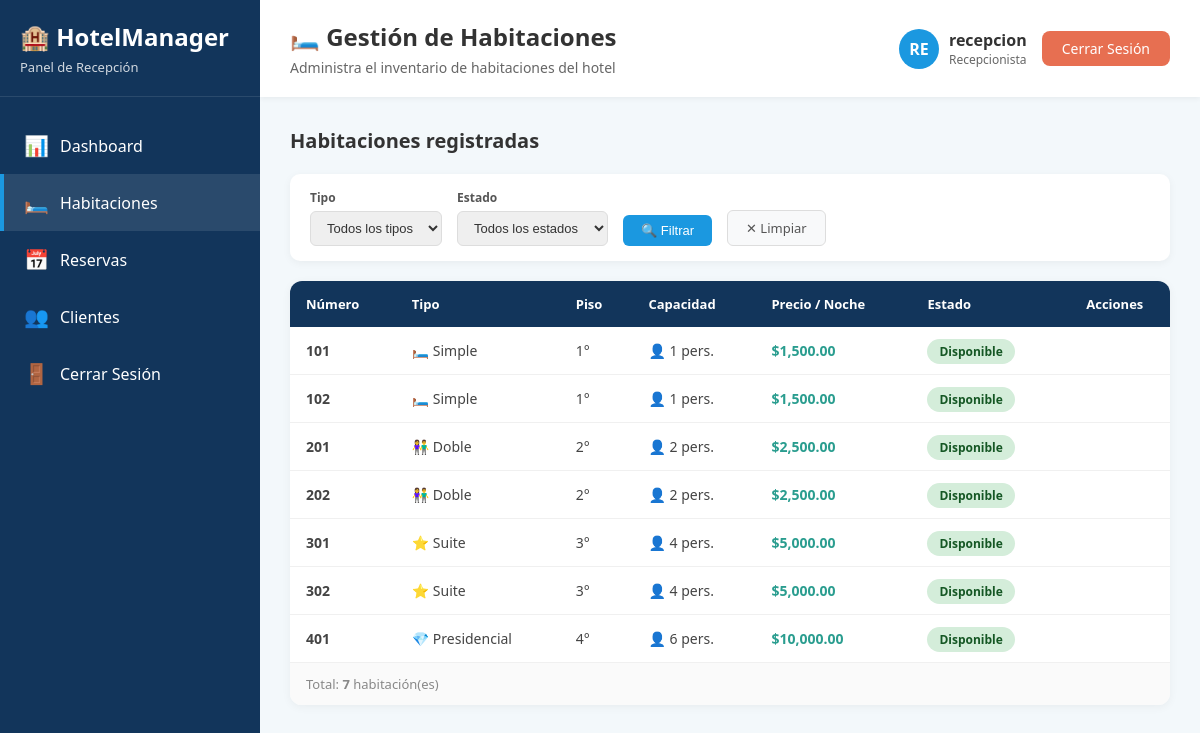
The app's page /controllers/HabitacionController.php (signed in) with its own data.
### tables this page shows
CREATE TABLE IF NOT EXISTS HABITACION (
    habitacion_id INT AUTO_INCREMENT PRIMARY KEY,
    numero VARCHAR(10) NOT NULL UNIQUE,
    tipo ENUM('simple', 'doble', 'suite', 'presidencial') NOT NULL,
    precio_noche DECIMAL(10,2) NOT NULL,
    capacidad INT NOT NULL,
    estado ENUM('disponible', 'ocupada', 'mantenimiento', 'fuera_servicio') DEFAULT 'disponible',
    piso INT NOT NULL,
    descripcion TEXT NULL,
    amenidades TEXT NULL,
    imagen_url VARCHAR(255) NULL,
    fecha_ultima_limpieza DATETIME NULL,
    INDEX idx_estado (estado),
    INDEX idx_tipo (tipo),
    INDEX idx_numero (numero)
);

### models/Habitacion.php (called while the page is built, shortened)
<?php
class Habitacion {
    private $conn;
    private $table = 'HABITACION';
    public function __construct($db) {
        $this->conn = $db;
    }
    public function leerTodas($tipo = '', $estado = '') {
        $query = "SELECT * FROM " . $this->table . " WHERE 1=1";
        $query .= " ORDER BY piso ASC, numero ASC";
        $stmt = $this->conn->prepare($query);
        $stmt->execute();
        return $stmt;
    }
}
?>

### views/habitaciones/listar.php (the view, shortened to what this page needs)
<?php
$username = $_SESSION['username'];
$rol = $_SESSION['rol'];
$es_admin = $rol === 'administrador';
$dashboard_url = $es_admin ? '../views/admin/dashboard.php' : '../views/recepcionista/dashboard.php';
$panel_label = $es_admin ? 'Panel de Administración' : 'Panel de Recepción';
?>
<!DOCTYPE html>
<html lang="es">
<head>
</head>
<body>
<div class="sidebar">
    <div class="logo-section">
        <div class="logo">🏨 HotelManager</div>
        <div class="role"><?= htmlspecialchars($panel_label) ?></div>
    </div>
    <a href="<?= htmlspecialchars($dashboard_url) ?>" class="menu-item">
        <span class="menu-icon">📊</span><span>Dashboard</span>
    </a>
    <a href="../../controllers/HabitacionController.php" class="menu-item active">
        <span class="menu-icon">🛏️</span><span>Habitaciones</span>
    </a>
    <a href="../../controllers/ReservaController.php" class="menu-item"><span class="menu-icon">📅</span><span>Reservas</span></a>
    <a href="../../controllers/ClienteController.php" class="menu-item"><span class="menu-icon">👥</span><span>Clientes</span></a>
    <a href="../../controllers/UsuarioController.php?action=logout" class="menu-item">
        <span class="menu-icon">🚪</span><span>Cerrar Sesión</span>
    </a>
</div>
<div class="main-content">
    <div class="header">
        <div class="header-title">
            <h1>🛏️ Gestión de Habitaciones</h1>
            <div class="header-subtitle">Administra el inventario de habitaciones del hotel</div>
        </div>
        <div class="user-section">
            <div class="user-info">
                <div class="user-avatar"><?= strtoupper(substr($username, 0, 2)) ?></div>
                <div>
                    <div style="font-weight:600;color:#333;"><?= htmlspecialchars($username) ?></div>
                    <div style="font-size:12px;color:#666;"><?= ucfirst($_SESSION['rol']) ?></div>
                </div>
            </div>
            <a href="../../controllers/UsuarioController.php?action=logout" class="btn-logout">Cerrar Sesión</a>
        </div>
    </div>
    <div class="content-area">
        <div class="toolbar">
            <h2>Habitaciones registradas</h2>
        </div>
        <form method="GET" action="../../controllers/HabitacionController.php">
            <div class="filters">
                <div class="filter-group">
                    <label>Tipo</label>
                    <select name="tipo">
                        <option value="">Todos los tipos</option>
                    </select>
                </div>
                <div class="filter-group">
                    <label>Estado</label>
                    <select name="estado">
                        <option value="">Todos los estados</option>
                    </select>
                </div>
                <button type="submit" class="btn-filter">🔍 Filtrar</button>
                <a href="../../controllers/HabitacionController.php" class="btn-clear">✕ Limpiar</a>
            </div>
        </form>
        <div class="table-card">
            <table>
                <thead>
                    <tr>
                        <th>Número</th>
                        <th>Tipo</th>
                        <th>Piso</th>
                        <th>Capacidad</th>
                        <th>Precio / Noche</th>
                        <th>Estado</th>
                        <th style="text-align:center">Acciones</th>
                    </tr>
                </thead>
                <tbody>
                <?php if (empty($habitaciones)): ?>
                    <tr>
                        <td colspan="7">
                            <div class="empty-state">
                                <span>🛏️</span>
                                No hay habitaciones registradas aún.<br>
                                <small>Haz clic en "Nueva Habitación" para agregar una.</small>
                            </div>
                        </td>
                    </tr>
                <?php else: ?>
                    <?php
                    $iconos = ['simple'=>'🛏️','doble'=>'👫','suite'=>'⭐','presidencial'=>'💎'];
                    foreach ($habitaciones as $h):
                    ?>
                    <tr>
                        <td><strong><?= htmlspecialchars($h['numero']) ?></strong></td>
                        <td><?= $iconos[$h['tipo']] ?? '🛏️' ?> <?= ucfirst($h['tipo']) ?></td>
                        <td><?= htmlspecialchars($h['piso']) ?>°</td>
                        <td>👤 <?= htmlspecialchars($h['capacidad']) ?> pers.</td>
                        <td style="color:#2a9d8f;font-weight:600;">$<?= number_format($h['precio_noche'], 2) ?></td>
                        <td>
                            <span class="badge badge-<?= $h['estado'] ?>">
                                <?= ucfirst($h['estado']) ?>
                            </span>
                        </td>
                        <td style="text-align:center;white-space:nowrap;">
                        </td>
                    </tr>
                    <?php endforeach; ?>
                <?php endif; ?>
                </tbody>
            </table>
            <div class="table-footer">
                Total: <strong><?= count($habitaciones) ?></strong> habitación(es)
            </div>
        </div>
    </div>
</div>
</body>
</html>

### views/habitaciones/listar.php (style rules this page uses)
* { margin: 0; padding: 0; box-sizing: border-box; }
body { font-family: 'Segoe UI', Tahoma, Geneva, Verdana, sans-serif; background: #f3f8fb; }
.sidebar { width: 260px; background: #12355b; color: white; min-height: 100vh; padding: 20px 0; position: fixed; left: 0; top: 0; }
.logo-section { padding: 0 20px 20px; border-bottom: 1px solid rgba(255,255,255,0.1); margin-bottom: 20px; }
.logo { font-size: 24px; font-weight: bold; margin-bottom: 5px; }
.role { font-size: 13px; opacity: 0.8; }
.menu-item { padding: 15px 20px; cursor: pointer; transition: all 0.3s; display: flex; align-items: center; gap: 12px; border-left: 4px solid transparent; text-decoration: none; color: white; }
.menu-item:hover, .menu-item.active { background: rgba(255,255,255,0.1); border-left-color: #1b98e0; }
.menu-icon { font-size: 20px; width: 24px; }
.main-content { margin-left: 260px; }
.header { background: white; padding: 20px 30px; box-shadow: 0 2px 5px rgba(0,0,0,0.05); display: flex; justify-content: space-between; align-items: center; }
.header-title h1 { color: #333; font-size: 24px; margin-bottom: 5px; }
.header-subtitle { color: #666; font-size: 14px; }
.user-section { display: flex; align-items: center; gap: 15px; }
.user-info { display: flex; align-items: center; gap: 10px; }
.user-avatar { width: 40px; height: 40px; background: #1b98e0; border-radius: 50%; display: flex; align-items: center; justify-content: center; color: white; font-weight: bold; }
.btn-logout { padding: 8px 20px; background: #e76f51; color: white; border: none; border-radius: 8px; font-size: 14px; text-decoration: none; }
.content-area { padding: 30px; }
.toolbar { display: flex; justify-content: space-between; align-items: center; margin-bottom: 20px; flex-wrap: wrap; gap: 15px; }
.toolbar h2 { color: #333; font-size: 20px; }
.filters { background: white; padding: 15px 20px; border-radius: 10px; box-shadow: 0 2px 8px rgba(0,0,0,0.05); display: flex; gap: 15px; align-items: flex-end; margin-bottom: 20px; flex-wrap: wrap; }
.filter-group { display: flex; flex-direction: column; gap: 5px; }
.filter-group label { font-size: 12px; font-weight: 600; color: #555; }
.filter-group select { padding: 8px 12px; border: 1px solid #ddd; border-radius: 6px; font-size: 13px; color: #333; }
.btn-filter { padding: 8px 18px; background: #1b98e0; color: white; border: none; border-radius: 6px; cursor: pointer; font-size: 13px; text-decoration: none; }
.btn-clear { padding: 8px 18px; background: #f8f9fa; color: #555; border: 1px solid #ddd; border-radius: 6px; font-size: 13px; text-decoration: none; }
.table-card { background: white; border-radius: 12px; box-shadow: 0 2px 10px rgba(0,0,0,0.05); overflow: hidden; }
table { width: 100%; border-collapse: collapse; }
thead { background: #12355b; color: white; }
thead th { padding: 14px 16px; text-align: left; font-size: 13px; font-weight: 600; }
tbody tr { border-bottom: 1px solid #f0f0f0; transition: background 0.2s; }
tbody td { padding: 14px 16px; font-size: 14px; color: #444; }
.table-footer { padding: 12px 16px; color: #888; font-size: 13px; background: #fafafa; }
.badge { padding: 4px 12px; border-radius: 20px; font-size: 12px; font-weight: 600; }
.badge-disponible { background: #d4edda; color: #155724; }

### records on screen
habitacion: numero "101", tipo "🛏️", tipo "Simple", piso "1", capacidad "1", precio_noche "1,500.00", estado "Disponible"
habitacion: numero "102", tipo "🛏️", tipo "Simple", piso "1", capacidad "1", precio_noche "1,500.00", estado "Disponible"
habitacion: numero "201", tipo "👫", tipo "Doble", piso "2", capacidad "2", precio_noche "2,500.00", estado "Disponible"
habitacion: numero "202", tipo "👫", tipo "Doble", piso "2", capacidad "2", precio_noche "2,500.00", estado "Disponible"
habitacion: numero "301", tipo "⭐", tipo "Suite", piso "3", capacidad "4", precio_noche "5,000.00", estado "Disponible"
habitacion: numero "302", tipo "⭐", tipo "Suite", piso "3", capacidad "4", precio_noche "5,000.00", estado "Disponible"
habitacion: numero "401", tipo "💎", tipo "Presidencial", piso "4", capacidad "6", precio_noche "10,000.00", estado "Disponible"

### other values on screen
$panel_label "Panel de Recepción"
substr($username, 0, 2) "RE"
$username "recepcion"
$_SESSION['rol'] "Recepcionista"
count($habitaciones) "7"
